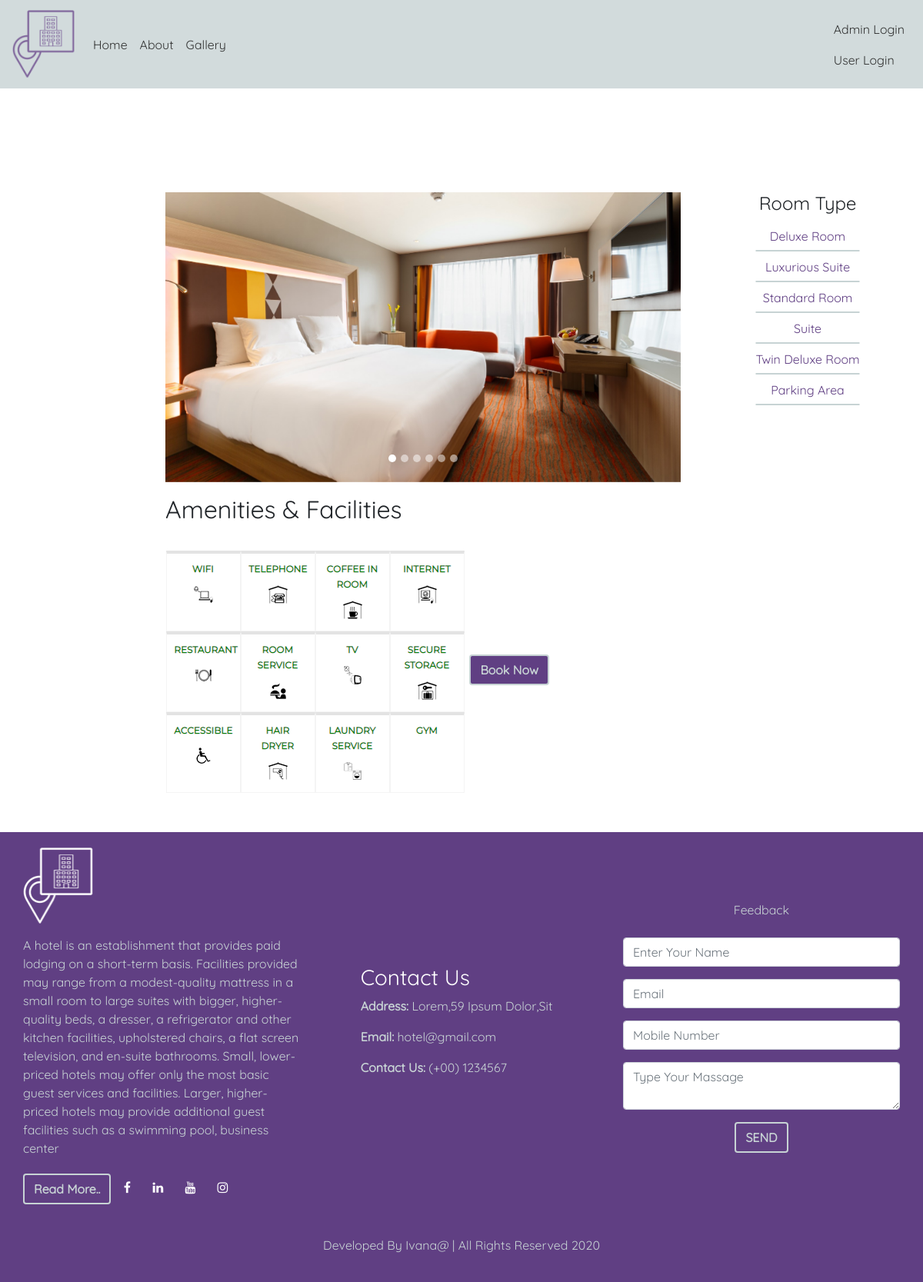
The page /room_details.php on the database its author committed.
### tables this page shows
CREATE TABLE IF NOT EXISTS `rooms` (
  `id` int(11) NOT NULL,
  `room_number` int(11) NOT NULL,
  `type` varchar(100) NOT NULL,
  `price` bigint(20) NOT NULL,
  `details` text NOT NULL,
  `image` varchar(255) NOT NULL,
  `id_user` int(11) NOT NULL,
  PRIMARY KEY (`id`),
  KEY `user_id` (`id_user`)
);

### room_details.php (the view, shortened to what this page needs)
<!DOCTYPE html>
<html>
<head>
    <link rel="stylesheet" href="https://stackpath.bootstrapcdn.com/bootstrap/4.5.2/css/bootstrap.min.css"
>
    <link href="css/style.css" rel="stylesheet"/>
</head>
<body>
<?php
include('menu-bar.php')
?>
<section class="room-details-section">
    <div class="container-fluid">
        <div class="row">
            <div class="col-sm-2"></div>
            <div class="col-sm-7">
                <div id="carouselExampleIndicators" class="carousel slide" data-ride="carousel">
                    <ol class="carousel-indicators">
                        <li data-target="#carouselExampleIndicators" data-slide-to="0" class="active"></li>
                        <li data-target="#carouselExampleIndicators" data-slide-to="1"></li>
                        <li data-target="#carouselExampleIndicators" data-slide-to="2"></li>
                        <li data-target="#carouselExampleIndicators" data-slide-to="3"></li>
                        <li data-target="#carouselExampleIndicators" data-slide-to="4"></li>
                        <li data-target="#carouselExampleIndicators" data-slide-to="5"></li>
                    </ol>
                    <div class="carousel-inner">
                        <div class="carousel-item active">
                            <img src="image/Delux-Room-Single-Bed/delux_img1.jpg" class="thumbnail" alt="img1">
                        </div>
                    </div>
                </div>
                <div class="book-wrapper">
                    <h2>Amenities & Facilities</h2>
                    <img src="image/icon/wifi.png" class="img-responsive" />
                    <a href="login.php" class="btn read-more-button">Book Now</a>
                </div>
            </div>
            <div class="col-sm-3">
                <div class="panel panel-primary">
                    <div class="panel-heading">
                        <h4>Room Type</h4>
                    </div>
                    <div class="panel-body-right text-center">
                        <?php
                        include('db_config.php');
                        $sql1 = mysqli_query($con, "SELECT * FROM rooms");
                        while ($result1 = mysqli_fetch_assoc($sql1)) {
                            ?>
                            <a class="room-type" href="room_details.php?room_id=<?php echo $result1['id']; ?>"><?php echo $result1['type']; ?></a>
                        <?php } ?>
                    </div>
                </div>
            </div>
        </div>
    </div>
</section>
<?php
include('footer.php')
?>
</body>
</html>

### css/style.css (style rules this page uses)
body { font-family: "QuickSand"; }
.carousel-inner img { width: 100%; margin: auto; min-height: 50px; }
.carousel-indicators li { width: 10px; height: 10px; border-radius: 50%; }
.read-more-button { background-color: #603F83FF; color: #C7D3D4FF; border: 2px solid #C7D3D4FF; font-weight: bold; transition: 0.3s; }
.room-details-section { padding: 250px 0 30px; }
.room-type { padding: 8px 0; display: block; position: relative; color: #603F83FF; text-decoration: none; }
.room-type:after { position: absolute; content: ""; border-bottom: 2px solid #C7D3D4FF; bottom: 0; left: 50%; transform: translateX(-50%); width: 50%; }
.panel-heading { text-align: center; }

### rows shown on the page
rooms: type "Deluxe Room"
rooms: type "Luxurious Suite"
rooms: type "Standard Room"
rooms: type "Suite"
rooms: type "Twin Deluxe Room"
rooms: type "Parking Area"
